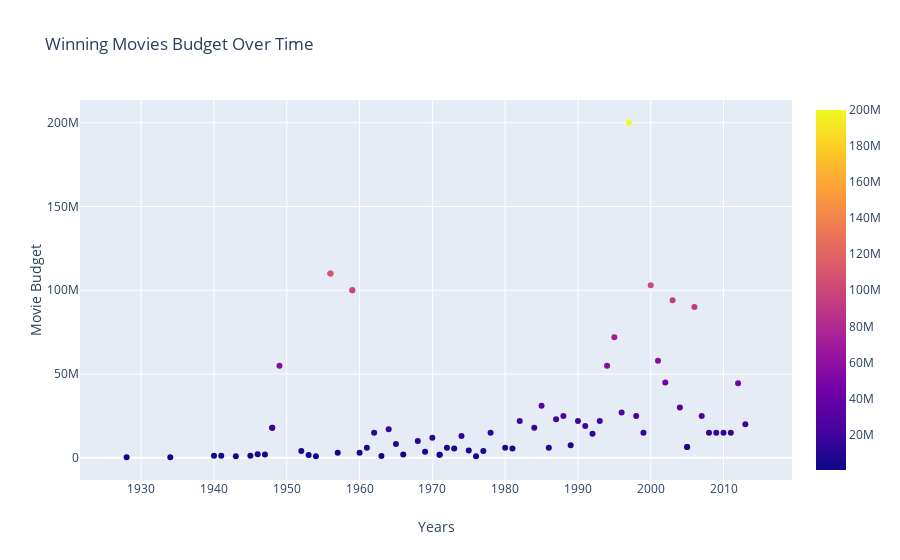

This figure's notebook cell:
### Markdown cell above
We can say that on average oscar winning movies has quite hight rating with average quite reguraly more than 7. It helps us deduce that movie with more than 7 rating have higher chances of winning award.

## 3. Does budget necessarily play an important role?


### Plotting Winning Movies Budgets

### Code cell
fig = go.Figure(data=go.Scatter(x=winning_movies.year,
                                y=winning_movies.budget,
                                mode='markers',
                                marker_color=winning_movies.budget,
                                marker=dict(showscale=True),
                                text=winning_movies.name)) # hover text goes here

fig.update_layout(title='')
fig.update_layout(title="Winning Movies Budget Over Time",xaxis_title="Years",yaxis_title="Movie Budget")
fig.show()

### Figure 1 — Plotly figure (JSON) as saved in the notebook; plotly's stock layout.template omitted (floating-point values rounded to 4 significant figures)
{"data": [{"marker": {"color": [null, 20000000, 44500000, 15000000, 15000000, 15000000, 15000000, 25000000, 90000000, 6500000, 6500000, 30000000, 94000000, 45000000, 58000000, 103000000, 15000000, 25000000, 200000000, 27000000, 72000000, 55000000, 22000000, 14400000, 19000000, 22000000, 7500000, 25000000, 23000000, 6000000, 31000000, 18000000, null, 22000000, 5500000, 6000000, null, 15000000, 4000000, 960000, 4400000, 13000000, 5500000, 6000000, 1800000, 1800000, 12000000, 3600000, 10000000, null, 2000000, 8200000, 17000000, 1000000, 15000000, 6000000, 3000000, null, 100000000, 100000000, null, 3000000, 110000000, 110000000, null, 910000, 1650000, 4000000, null, null, 55000000, 18000000, 18000000, 2000000, 2100000, 1250000, null, 950000, null, 1250000, 1288000, null, null, null, null, null, 325000, null, null, null, null, 379000, null], "showscale": true}, "mode": "markers", "text": ["Birdman", "12 Years a Slave", "Argo", "The Artist", "The King's Speech", "The Hurt Locker", "Slumdog Millionaire", "No Country for Old Men", "The Departed", "Crash", "Crash", "Million Dollar Baby", "The Lord of the Rings: The Return of the King", "Chicago", "A Beautiful Mind", "Gladiator", "American Beauty", "Shakespeare in Love", "Titanic", "The English Patient", "Braveheart", "Forrest Gump", "Schindler's List", "Unforgiven", "The Silence of the Lambs", "Dances with Wolves", "Driving Miss Daisy", "Rain Man", "The Last Emperor", "Platoon", "Out of Africa", "Amadeus", "Terms of Endearment", "Gandhi", "Chariots of Fire", "Ordinary People", "Kramer vs. Kramer", "The Deer Hunter", "Annie Hall", "Rocky", "One Flew Over the Cuckoo's Nest", "The Godfather: Part II", "The Sting", "The Godfather", "The French Connection", "The French Connection", "Patton", "Midnight Cowboy", "Oliver!", "In the Heat of the Night", "A Man for All Seasons", "The Sound of Music", "My Fair Lady", "Tom Jones", "Lawrence of Arabia", "West Side Story", "The Apartment", "Ben-Hur", "Ben-Hur", "Ben-Hur", "Gigi", "The Bridge on the River Kwai", "Around the World in 80 Days", "Around the World in 80 Days", "Marty", "On the Waterfront", "From Here to Eternity", "The Greatest Show on Earth", "An American in Paris", "All About Eve", "All the King's Men", "Hamlet", "Hamlet", "Gentleman's Agreement", "The Best Years of Our Lives", "The Lost Weekend", "Going My Way", "Casablanca", "Mrs. Miniver", "How Green Was My Valley", "Rebecca", "Gone With the Wind", "You Can't Take it With You", "The Life of Emile Zola", "The Great Ziegfeld", "Mutiny on the Bounty", "It Happened One Night", "Cavalcade", "Grand Hotel", "Cimarron", "All Quiet on the Western Front", "The Broadway Melody", "Wings"], "type": "scatter", "x": [2014, 2013, 2012, 2011, 2010, 2009, 2008, 2007, 2006, 2005, 2005, 2004, 2003, 2002, 2001, 2000, 1999, 1998, 1997, 1996, 1995, 1994, 1993, 1992, 1991, 1990, 1989, 1988, 1987, 1986, 1985, 1984, 1983, 1982, 1981, 1980, 1979, 1978, 1977, 1976, 1975, 1974, 1973, 1972, 1971, 1971, 1970, 1969, 1968, 1967, 1966, 1965, 1964, 1963, 1962, 1961, 1960, 1959, 1959, 1959, 1958, 1957, 1956, 1956, 1955, 1954, 1953, 1952, 1951, 1950, 1949, 1948, 1948, 1947, 1946, 1945, 1944, 1943, 1942, 1941, 1940, 1939, 1938, 1937, 1936, 1935, 1934, 1933, 1931, 1930, 1929, 1928, 1927], "y": [null, 20000000, 44500000, 15000000, 15000000, 15000000, 15000000, 25000000, 90000000, 6500000, 6500000, 30000000, 94000000, 45000000, 58000000, 103000000, 15000000, 25000000, 200000000, 27000000, 72000000, 55000000, 22000000, 14400000, 19000000, 22000000, 7500000, 25000000, 23000000, 6000000, 31000000, 18000000, null, 22000000, 5500000, 6000000, null, 15000000, 4000000, 960000, 4400000, 13000000, 5500000, 6000000, 1800000, 1800000, 12000000, 3600000, 10000000, null, 2000000, 8200000, 17000000, 1000000, 15000000, 6000000, 3000000, null, 100000000, 100000000, null, 3000000, 110000000, 110000000, null, 910000, 1650000, 4000000, null, null, 55000000, 18000000, 18000000, 2000000, 2100000, 1250000, null, 950000, null, 1250000, 1288000, null, null, null, null, null, 325000, null, null, null, null, 379000, null]}], "layout": {"title": {"text": "Winning Movies Budget Over Time"}, "xaxis": {"title": {"text": "Years"}}, "yaxis": {"title": {"text": "Movie Budget"}}}}
